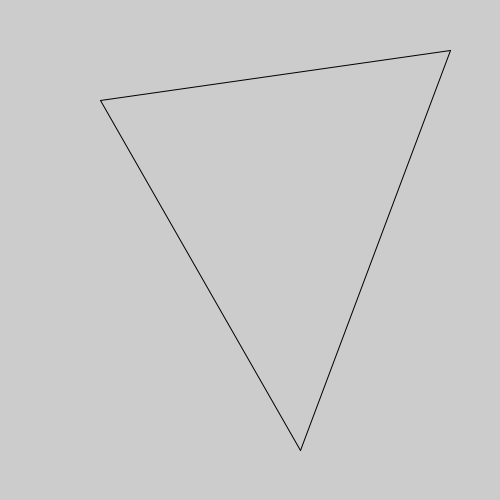
Frame 1 (no input)
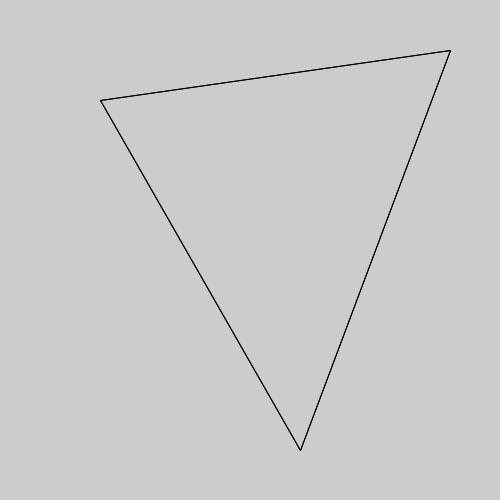
Frame 2 (the mouse pressed at the canvas centre, redrawn once)

The Processing sketch that drew these frames (run headless with seeded random() and noise(); the mouse was pressed at the canvas centre and the sketch redrawn once):

// Processing sketch: opdr_9_8
// ── opdr_9_8.pde
void setup(){
  size(500,500);
  noLoop();
}

void draw(){
  tekenDriehoek(100,100,300,450,450,50);
}

void tekenDriehoek(int x1, int y1, int x2, int y2, int x3, int y3){
  line(x1,y1,x2,y2);
  line(x2,y2,x3,y3);
  line(x1,y1,x3,y3);
}
